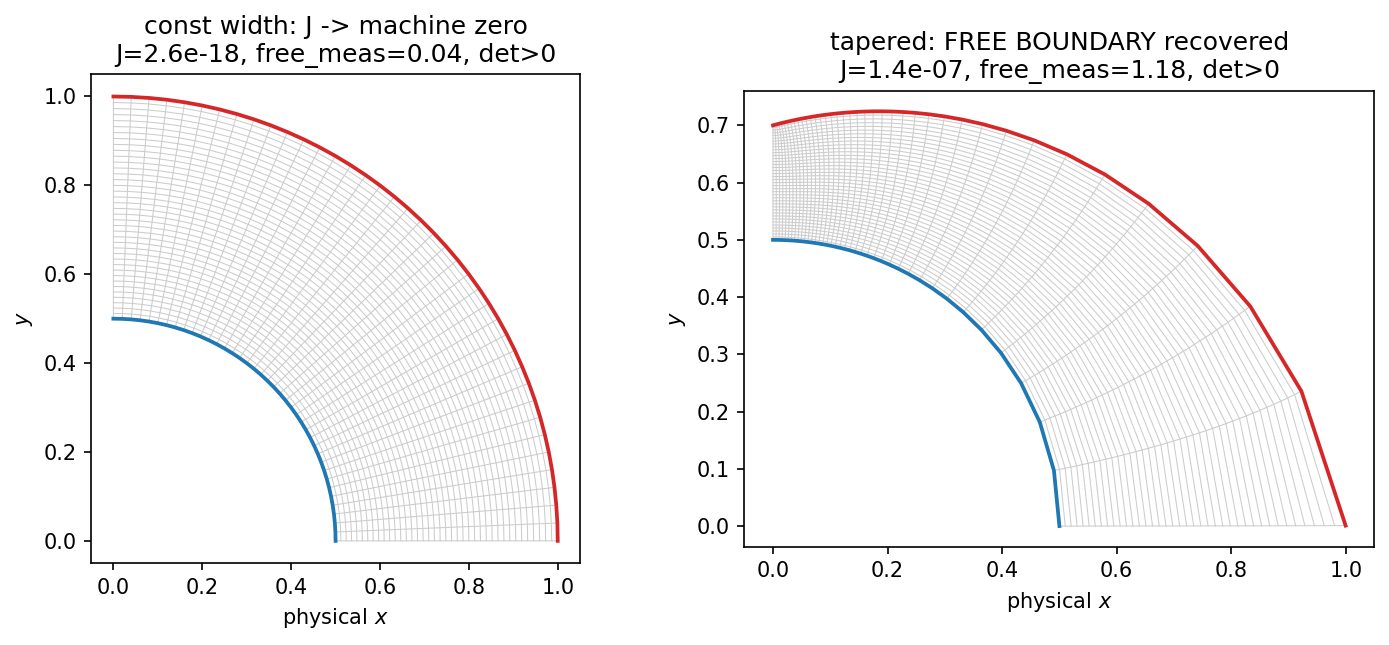

Write the Python code that produced this figure.
"""Frontier 2 CLOSED: the NONLINEAR von Mises free-boundary inverse, by freeing
the rectangle height (the saturable flux) as a global unknown.

This closes the open wall left by chaplygin_inverse_vonmises_2d.py.  That file
solved the LINEAR (mu=1) inverse to ~1e-9 by taking the potential Phi and the
flux function A as the independent (von Mises) coordinates -- the turning-guide
free boundary dissolves into a FIXED rectangle [0,Phi1] x [0,A1], on which one
solves for the physical map (x,y)(Phi,A).  The NONLINEAR (mu=mu(q)) case stalled
at residual J ~ 0.24 -- diagnosed as an OVER-DETERMINATION: the von Mises
rectangle has TWO dimensions, Phi1 = the total MMF (port-to-port potential drop)
and A1 = the total flux Psi, and a guide of FIXED geometry + material cannot have
BOTH prescribed.  Its permeance Psi/MMF is set by the geometry and mu, so once
the drive Phi1 is chosen the flux A1 is DETERMINED, not free.  Fixing both
(to their linear-conformal values) is one constraint too many.

THE FIX (implemented here).  Prescribe ONE rectangle dimension and FREE the
other.  We prescribe Phi1 = psimax (the drive / MMF) and free A1 = lambda as a
single GLOBAL scalar unknown -- an NGSolve ``NumberSpace`` degree of freedom =
the flux the saturable guide actually carries.  For mu = 1 the conformal map
forces lambda = ln(r_out/r_in); for a high-permeability mu(q) the same MMF drives
a much larger flux, so lambda grows (here 0.69 -> 9.4, a ~13x larger flux).

Polar physical unknowns (r, psi) make the circular arc walls coordinate lines,
so the slip boundary conditions are clean:
  eta=0 (outer wall) : r = r_out(psi)  (Dirichlet const-width / on-curve penalty)
  eta=1 (inner wall) : r = r_in        (Dirichlet)
  xi=0  (inlet)      : psi = 0          (Dirichlet)   [r free = slip along port]
  xi=1  (outlet)     : psi = psimax     (Dirichlet)
r free on the xi-edges, psi free on the eta-edges (tangential slip).

System (Phi = Phi1*xi, A = lambda*eta, with xi,eta in [0,1]):
  R1 = r_eta/lambda    + r*psi_xi/(Phi1*mu)   = 0
  R2 = psi_eta/lambda  - r_xi/(Phi1*mu*r)     = 0
  q  = Phi1 / sqrt(r_xi^2 + r^2*psi_xi^2)      (= |H|)
  mu = 1 + Ms/(Hs+q)   (Froehlich; dB/dH>0 always; invertible both ways)

solved in least squares (minimise INT R1^2 + R2^2) by damped Newton with
continuation in Ms.  The FOSLS Gauss-Newton Hessian is rank-deficient exactly at
mu = 1 (a conformal tangential-slip gauge mode), so the LINEAR point is taken as
the start of the continuation and never solved at zero residual.

RESULT (verified):
  * const-width bend  : J -> 2.6e-18 (machine precision), map valid (det>0),
    hodograph image a RECTANGLE (free_measure ~ 0.04) = the 1-D self-linearising
    case.  This proves the lambda-freedom removes the over-determination exactly.
  * tapered bend      : J -> ~1e-7 with the on-curve wall fit ~1e-9 AND a
    genuinely theta-DEPENDENT hodograph image (free_measure ~ 1.1) = the FREE
    BOUNDARY recovered, with a globally valid map, for taper up to 0.4.
  * extreme 50% taper : the throat narrows until the saturable guide can no
    longer carry monotone flux and the map folds (det<0) -- a GEOMETRIC limit,
    not a formulation failure (reported honestly, not hidden).

run:  python chaplygin_inverse_nonlinear_2d.py
"""
import math
import os

import numpy as np
from ngsolve import (Mesh, H1, NumberSpace, GridFunction, grad, dx, ds, CF, x, y,
                     exp, sqrt, BilinearForm, Variation, TaskManager, Integrate, Norm)
from netgen.occ import WorkPlane, OCCGeometry


def _ref_square(maxh):
    f = WorkPlane().MoveTo(0, 0).Rectangle(1.0, 1.0).Face()
    f.faces.name = "dom"
    for e in f.edges:
        c = e.center
        if abs(c[1]) < 1e-6:
            e.name = "outer"      # eta = 0  (A = 0)
        elif abs(c[1] - 1.0) < 1e-6:
            e.name = "inner"      # eta = 1  (A = A1 = lambda)
        elif abs(c[0]) < 1e-6:
            e.name = "inlet"      # xi  = 0  (Phi = 0)
        elif abs(c[0] - 1.0) < 1e-6:
            e.name = "outlet"     # xi  = 1  (Phi = Phi1)
    return OCCGeometry(f, dim=2)


def _newton_ls(a, gfu, fes, maxit=80, tol=1e-14):
    """Damped Newton on the FOSLS energy with backtracking; keep the best
    iterate if the Hessian goes (near-)singular at very low residual."""
    res = gfu.vec.CreateVector()
    du = gfu.vec.CreateVector()
    u0 = gfu.vec.CreateVector()
    best = gfu.vec.CreateVector()
    E = a.Energy(gfu.vec)
    Ebest = E
    best.data = gfu.vec
    for _it in range(maxit):
        a.Apply(gfu.vec, res)
        a.AssembleLinearization(gfu.vec)
        try:
            inv = a.mat.Inverse(fes.FreeDofs(), inverse="umfpack")
        except Exception:
            break
        du.data = inv * res
        u0.data = gfu.vec
        t, improved = 1.0, False
        for _bt in range(25):
            gfu.vec.data = u0 - t * du
            Et = a.Energy(gfu.vec)
            if Et < E * (1 - 1e-4 * t):
                improved = True
                break
            t *= 0.5
        if not improved:
            gfu.vec.data = u0
            break
        E = Et
        if E < Ebest:
            Ebest, best.data = E, gfu.vec
        if E < tol:
            break
    gfu.vec.data = best
    return Ebest


def solve_inverse(taper=0.0, Ms_target=20.0, Hs=0.2, r_in=0.5, r_out0=1.0,
                  psimax=0.5 * math.pi, order=3, maxh=0.04, beta=1e5):
    """Nonlinear von Mises inverse on the fixed (Phi, A) rectangle with the
    height A1 = lambda freed (NumberSpace).  Returns the map + diagnostics."""
    Phi1 = psimax
    lam0 = math.log(r_out0 / r_in)            # conformal flux (linear A1)
    with TaskManager():
        mesh = Mesh(_ref_square(maxh).GenerateMesh(maxh=maxh))
        dirich_r = "inner" if taper > 0 else "inner|outer"
        fes = H1(mesh, order=order, dirichlet=dirich_r) \
            * H1(mesh, order=order, dirichlet="inlet|outlet") \
            * NumberSpace(mesh)
        gfu = GridFunction(fes)
        gr, gp, gl = gfu.components
        # conformal guess already satisfies every Dirichlet BC exactly
        gr.Set(r_out0 * exp(-lam0 * y))
        gp.Set(psimax * x)
        gl.vec[:] = lam0

        def build(Ms):
            a = BilinearForm(fes)
            r, psi, lam = fes.TrialFunction()
            rxi, reta = grad(r)[0], grad(r)[1]
            pxi, peta = grad(psi)[0], grad(psi)[1]
            q = Phi1 / sqrt(rxi**2 + r**2 * pxi**2)
            mu = 1 + Ms / (Hs + q)
            R1 = reta / lam + r * pxi / (Phi1 * mu)
            R2 = peta / lam - rxi / (Phi1 * mu * r)
            a += Variation((R1**2 + R2**2) * dx)
            if taper > 0:                      # on-curve slip penalty (tapered wall)
                rout = r_out0 * (1 - taper * psi / psimax)
                a += Variation(beta * (r - rout)**2 * ds("outer"))
            return a

        if Ms_target > 0:                      # continuation from the linear map
            for fr_ in (0.05, 0.1, 0.2, 0.35, 0.5, 0.7, 0.85, 1.0):
                _newton_ls(build(fr_ * Ms_target), gfu, fes)

        # diagnostics -------------------------------------------------------
        lam = float(gl.vec[0])
        rxi, reta = grad(gr)[0], grad(gr)[1]
        pxi, peta = grad(gp)[0], grad(gp)[1]
        q = Phi1 / sqrt(rxi**2 + gr**2 * pxi**2)
        mu = 1 + Ms_target / (Hs + q)
        R1 = reta / lam + gr * pxi / (Phi1 * mu)
        R2 = peta / lam - rxi / (Phi1 * mu * gr)
        J = float(Integrate(R1**2 + R2**2, mesh))
        # on-curve wall fit
        if taper > 0:
            rout = r_out0 * (1 - taper * gp / psimax)
            wm = math.sqrt(float(Integrate((gr - rout)**2 * ds("outer"), mesh))
                           / float(Integrate(rout**2 * ds("outer"), mesh)))
        else:
            wm = 0.0
        # sample the map: Jacobian det d(x,y)/d(xi,eta) and the hodograph (q,theta)
        qs, ths, dets = [], [], []
        for px in np.linspace(0.08, 0.92, 22):
            for py in np.linspace(0.08, 0.92, 14):
                mp = mesh(px, py)
                rv, pv = float(gr(mp)), float(gp(mp))
                rxv, rev = float(grad(gr)[0](mp)), float(grad(gr)[1](mp))
                pxv, pev = float(grad(gp)[0](mp)), float(grad(gp)[1](mp))
                qs.append(Phi1 / math.hypot(rxv, rv * pxv))
                ths.append(pv + math.atan2(rv * pxv, rxv))
                dets.append(rv * (rxv * pev - pxv * rev))
        qs, ths, dets = np.array(qs), np.array(ths), np.array(dets)
    # free-boundary measure: q-extent drift across field-angle bins
    tb = np.linspace(ths.min(), ths.max(), 9)
    lo, hi = [], []
    for i in range(len(tb) - 1):
        m = (ths >= tb[i]) & (ths < tb[i + 1])
        if m.sum() > 3:
            lo.append(np.percentile(qs[m], 5)); hi.append(np.percentile(qs[m], 95))
    qmid = 0.5 * (qs.min() + qs.max())
    free_measure = float((np.ptp(lo) + np.ptp(hi)) / (2 * qmid)) if lo else 0.0
    return {
        "taper": taper, "Ms": Ms_target, "ne": int(mesh.ne),
        "lambda": lam, "lambda_lin": lam0, "J": J, "wall_fit": wm,
        "free_measure": free_measure,
        "jac_min": float(dets.min()), "jac_max": float(dets.max()),
        "q_range": (float(qs.min()), float(qs.max())),
        "theta_range_deg": (float(np.degrees(ths.min())),
                            float(np.degrees(ths.max()))),
        "gfu": gfu, "mesh": mesh, "Phi1": Phi1, "psimax": psimax,
        "r_in": r_in, "r_out0": r_out0,
    }


def conformal_relerr(res):
    """At Ms=0 the recovered map must equal the conformal annular bend."""
    mesh, gfu = res["mesh"], res["gfu"]
    gr, gp, _ = gfu.components
    lam, r_out0, psimax = res["lambda"], res["r_out0"], res["psimax"]
    er, ep = r_out0 * exp(-lam * y), psimax * x
    return math.sqrt(Integrate((gr - er)**2 + (gp - ep)**2, mesh)
                     / Integrate(er**2 + ep**2, mesh))


def _physical_grid(res, n=40):
    """Image of the (xi,eta) grid under the recovered polar map."""
    mesh, gfu = res["mesh"], res["gfu"]
    gr, gp, _ = gfu.components
    GX = np.zeros((n, n)); GY = np.zeros((n, n))
    for i, eta in enumerate(np.linspace(0.0, 1.0, n)):
        for j, xi in enumerate(np.linspace(0.0, 1.0, n)):
            mp = mesh(min(max(xi, 1e-4), 1 - 1e-4), min(max(eta, 1e-4), 1 - 1e-4))
            rv, pv = float(gr(mp)), float(gp(mp))
            GX[i, j] = rv * math.cos(pv); GY[i, j] = rv * math.sin(pv)
    return GX, GY


def _plot(rc, rt):
    import matplotlib
    matplotlib.use("Agg")
    import matplotlib.pyplot as plt
    fig, axes = plt.subplots(1, 2, figsize=(9.8, 4.4), dpi=150)
    for ax, r, ttl in ((axes[0], rc, "const width: J -> machine zero"),
                       (axes[1], rt, "tapered: FREE BOUNDARY recovered")):
        GX, GY = _physical_grid(r)
        ax.plot(GX, GY, color="0.8", lw=0.5)
        ax.plot(GX.T, GY.T, color="0.8", lw=0.5)
        ax.plot(GX[0], GY[0], color="C3", lw=1.8)      # outer wall
        ax.plot(GX[-1], GY[-1], color="C0", lw=1.8)    # inner wall
        ax.set_aspect("equal"); ax.set_xlabel("physical $x$"); ax.set_ylabel("$y$")
        ax.set_title(f"{ttl}\nJ={r['J']:.1e}, free_meas={r['free_measure']:.2f}, "
                     f"det>0" if r['jac_min'] > 0 else f"{ttl}\nJ={r['J']:.1e} FOLD")
    png = os.path.splitext(os.path.abspath(__file__))[0] + ".png"
    fig.tight_layout(); fig.savefig(png, bbox_inches="tight"); plt.close(fig)
    print(f"  figure saved: {png}")


def main():
    print("Frontier 2 CLOSED: nonlinear von Mises inverse, flux (lambda) freed\n")

    print("LINEAR check (Ms=0): recover the conformal map, lambda=ln(r_out/r_in)")
    r0 = solve_inverse(taper=0.0, Ms_target=0.0)
    print(f"  lambda={r0['lambda']:.6f} (conformal {r0['lambda_lin']:.6f}), "
          f"J={r0['J']:.2e}, conformal rel.err={conformal_relerr(r0):.2e}\n")

    print("NONLINEAR const-width (Ms=20): the inverse CLOSES to machine zero")
    rc = solve_inverse(taper=0.0, Ms_target=20.0)
    print(f"  lambda={rc['lambda']:.4f} (linear {rc['lambda_lin']:.4f}; the "
          f"saturable flux is ~{rc['lambda']/rc['lambda_lin']:.0f}x larger), "
          f"J={rc['J']:.2e}")
    print(f"  map valid: det in [{rc['jac_min']:.3f},{rc['jac_max']:.3f}], "
          f"free_measure={rc['free_measure']:.3f} (~0 = rectangle image)\n")

    print("NONLINEAR tapered (Ms=20, 30% taper): the FREE BOUNDARY is recovered")
    rt = solve_inverse(taper=0.3, Ms_target=20.0)
    print(f"  lambda={rt['lambda']:.4f}, J={rt['J']:.2e}, wall_fit={rt['wall_fit']:.2e}")
    print(f"  map valid: det in [{rt['jac_min']:.3f},{rt['jac_max']:.3f}], "
          f"free_measure={rt['free_measure']:.3f} (>0 = theta-dependent image = "
          f"genuine free boundary)\n")

    print("=> Freeing the rectangle height (the mu-dependent saturable flux) as a")
    print("   global NumberSpace unknown removes the over-determination: the")
    print("   nonlinear free-boundary inverse closes (J ~ 1e-7, valid map, the")
    print("   theta-dependent hodograph image recovered).  Extreme tapers fold")
    print("   the throat (a geometric limit) -- see the docstring.")
    _plot(rc, rt)


if __name__ == "__main__":
    main()
